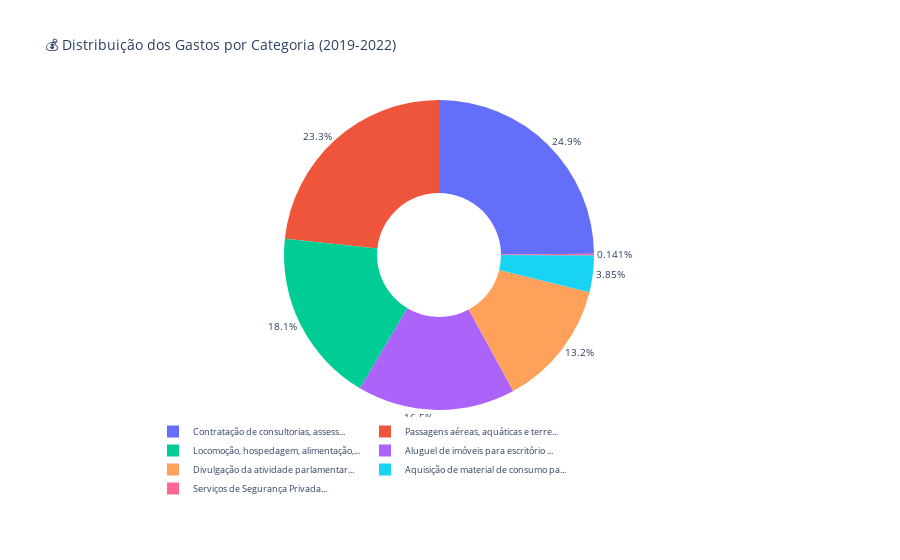

Write notebook code for a chart like this one.
### Code cell
# Versão Pizza (alternativa
fig2_pizza = px.pie(
    gastos_por_tipo,
    values='Total Gasto',
    names='Tipo Curto',  # ← usa nome curto
    title='💰 Distribuição dos Gastos por Categoria (2019-2022)',
    hover_name='Tipo de Despesa',  # ← nome completo no hover
    hole=0.4
)

fig2_pizza.update_traces(
    textposition='outside',
    textinfo='percent'  # ← mostra só percentual (sem o nome)
)

fig2_pizza.update_layout(
    font=dict(size=10),
    showlegend=True,  # ← legenda separada
    legend=dict(
        font=dict(size=9),
        orientation='h',  # ← legenda horizontal
        yanchor='bottom',
        y=-0.3  # ← posição abaixo do gráfico
    ),
    margin=dict(b=150)  # ← espaço embaixo para legenda
)

fig2_pizza.show()

### Figure 1 — Plotly figure (JSON) as saved in the notebook; plotly's stock layout.template omitted (floating-point values rounded to 4 significant figures)
{"data": [{"domain": {"x": [0, 1], "y": [0, 1]}, "hole": 0.4, "hovertemplate": "<b>%{hovertext}</b><br><br>Tipo Curto=%{label}<br>Total Gasto=%{value}<extra></extra>", "hovertext": ["Contratação de consultorias, assessorias, pesquisas, trabalhos técnicos e outros serviços de apoio ao exercício do mandato parlamentar", "Passagens aéreas, aquáticas e terrestres nacionais", "Locomoção, hospedagem, alimentação, combustíveis e lubrificantes", "Aluguel de imóveis para escritório político, compreendendo despesas concernentes a eles.", "Divulgação da atividade parlamentar", "Aquisição de material de consumo para uso no escritório político, inclusive aquisição ou locação de software, despesas postais, aquisição de publicações, locação de móveis e de equipamentos. ", "Serviços de Segurança Privada"], "labels": ["Contratação de consultorias, assess...", "Passagens aéreas, aquáticas e terre...", "Locomoção, hospedagem, alimentação,...", "Aluguel de imóveis para escritório ...", "Divulgação da atividade parlamentar...", "Aquisição de material de consumo pa...", "Serviços de Segurança Privada..."], "legendgroup": "", "name": "", "showlegend": true, "textinfo": "percent", "textposition": "outside", "type": "pie", "values": [24380000.0, 22870000.0, 17780000.0, 16140000.0, 12920000.0, 3775000.0, 138100.0]}], "layout": {"font": {"size": 10}, "legend": {"font": {"size": 9}, "orientation": "h", "tracegroupgap": 0, "y": -0.3, "yanchor": "bottom"}, "margin": {"b": 150}, "showlegend": true, "title": {"text": "💰 Distribuição dos Gastos por Categoria (2019-2022)"}}}
